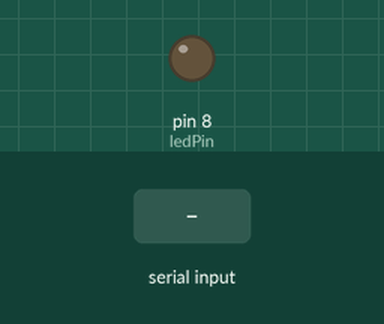
Recording of a sketch running on a simulated Arduino Uno, built with avr-gcc and run on an emulated ATmega328P. On the bench: output pins drawn as LEDs (lit = HIGH). Inputs (shaded band) come from the test bench.

Above: at 1.2 s.
1.3 s: "1" received over Serial
At 2.0 s:
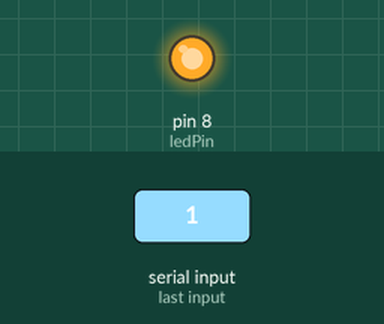
2.8 s: "0" received over Serial
At 3.2 s:
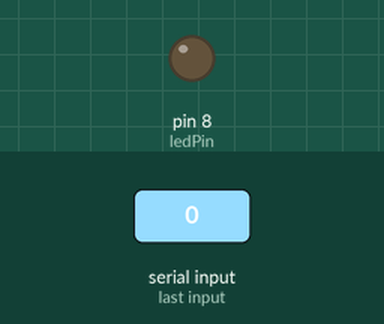
Timing chart, 0 to 5.8 s (numbered marks = the images above; inputs shaded):
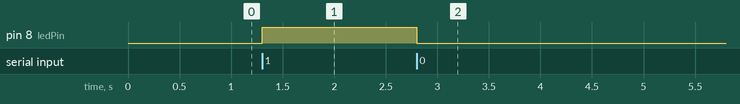

The sketch:

Receiver.ino
```cpp
// Arduino 2 - Receiver

const int ledPin = 8;

void setup() {
  pinMode(ledPin, OUTPUT);
  Serial.begin(9600);
}

void loop() {
  if (Serial.available()) {
    char data = Serial.read();
    if (data == '1') {
      digitalWrite(ledPin, HIGH); // Turn LED on
    } else if (data == '0') {
      digitalWrite(ledPin, LOW); // Turn LED off
    }
  }
}
```

Measured:
- after the input at 1.3 s, pin 8 (ledPin): LOW → HIGH at once
- after the input at 2.8 s, pin 8 (ledPin): HIGH → LOW at once
